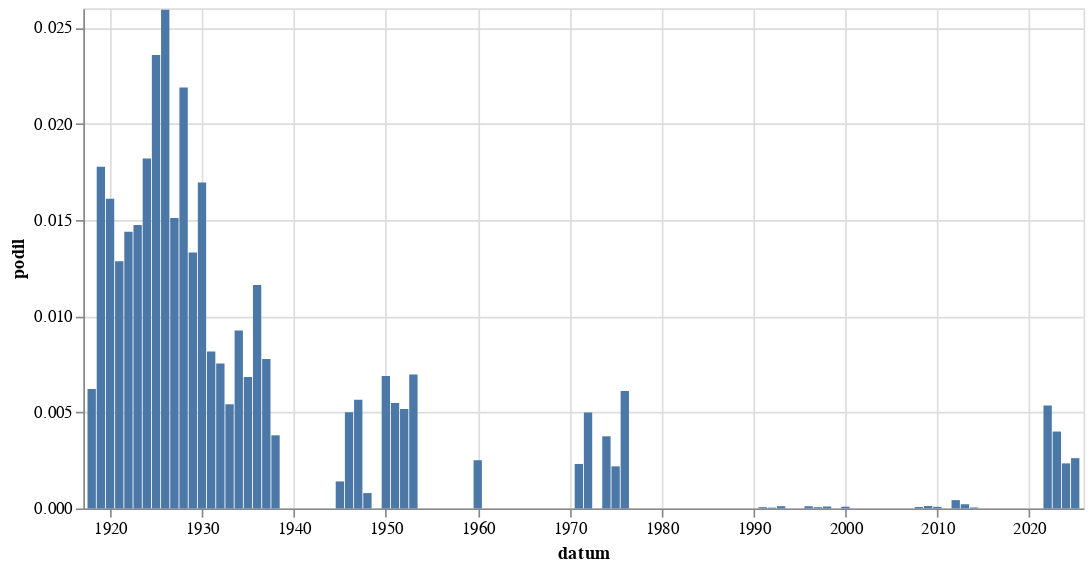

Notebook source saved alongside this figure:
### Code cell
alt.Chart(
    hledej(" [Dd]rahot[auoě]").to_pandas(),
    width = 600
).mark_bar(
).encode(
    alt.X('datum:T'),
    alt.Y('podil:Q')
)

### Figure 1 — Vega-Lite specification as saved in the notebook (floating-point values rounded to 4 significant figures)
{"config": {"view": {"continuousWidth": 300, "continuousHeight": 300}}, "data": {"name": "data-a8c2166bb05780c8f2824883d2082983"}, "mark": {"type": "bar"}, "encoding": {"x": {"field": "datum", "type": "temporal"}, "y": {"field": "podil", "type": "quantitative"}}, "width": 600, "$schema": "https://vega.github.io/schema/vega-lite/v5.8.0.json", "datasets": {"data-a8c2166bb05780c8f2824883d2082983": [{"datum": "1918-01-01T00:00:00", "text": 4, "text_right": 644, "podil": 0.006211, "co": " [Dd]rahot[auoě]"}, {"datum": "1919-01-01T00:00:00", "text": 70, "text_right": 3941, "podil": 0.01776, "co": " [Dd]rahot[auoě]"}, {"datum": "1920-01-01T00:00:00", "text": 91, "text_right": 5652, "podil": 0.0161, "co": " [Dd]rahot[auoě]"}, {"datum": "1921-01-01T00:00:00", "text": 100, "text_right": 7785, "podil": 0.01285, "co": " [Dd]rahot[auoě]"}, {"datum": "1922-01-01T00:00:00", "text": 109, "text_right": 7576, "podil": 0.01439, "co": " [Dd]rahot[auoě]"}, {"datum": "1923-01-01T00:00:00", "text": 77, "text_right": 5225, "podil": 0.01474, "co": " [Dd]rahot[auoě]"}, {"datum": "1924-01-01T00:00:00", "text": 102, "text_right": 5605, "podil": 0.0182, "co": " [Dd]rahot[auoě]"}, {"datum": "1925-01-01T00:00:00", "text": 107, "text_right": 4539, "podil": 0.02357, "co": " [Dd]rahot[auoě]"}, {"datum": "1926-01-01T00:00:00", "text": 184, "text_right": 7098, "podil": 0.02592, "co": " [Dd]rahot[auoě]"}, {"datum": "1927-01-01T00:00:00", "text": 93, "text_right": 6160, "podil": 0.0151, "co": " [Dd]rahot[auoě]"}, {"datum": "1928-01-01T00:00:00", "text": 130, "text_right": 5940, "podil": 0.02189, "co": " [Dd]rahot[auoě]"}, {"datum": "1929-01-01T00:00:00", "text": 49, "text_right": 3684, "podil": 0.0133, "co": " [Dd]rahot[auoě]"}, {"datum": "1930-01-01T00:00:00", "text": 126, "text_right": 7437, "podil": 0.01694, "co": " [Dd]rahot[auoě]"}, {"datum": "1931-01-01T00:00:00", "text": 49, "text_right": 6002, "podil": 0.008164, "co": " [Dd]rahot[auoě]"}, {"datum": "1932-01-01T00:00:00", "text": 27, "text_right": 3586, "podil": 0.007529, "co": " [Dd]rahot[auoě]"}, {"datum": "1933-01-01T00:00:00", "text": 22, "text_right": 4059, "podil": 0.00542, "co": " [Dd]rahot[auoě]"}, {"datum": "1934-01-01T00:00:00", "text": 30, "text_right": 3242, "podil": 0.009254, "co": " [Dd]rahot[auoě]"}, {"datum": "1935-01-01T00:00:00", "text": 22, "text_right": 3220, "podil": 0.006832, "co": " [Dd]rahot[auoě]"}, {"datum": "1936-01-01T00:00:00", "text": 39, "text_right": 3359, "podil": 0.01161, "co": " [Dd]rahot[auoě]"}, {"datum": "1937-01-01T00:00:00", "text": 24, "text_right": 3087, "podil": 0.007775, "co": " [Dd]rahot[auoě]"}, {"datum": "1938-01-01T00:00:00", "text": 6, "text_right": 1578, "podil": 0.003802, "co": " [Dd]rahot[auoě]"}, {"datum": "1945-01-01T00:00:00", "text": 1, "text_right": 712, "podil": 0.001404, "co": " [Dd]rahot[auoě]"}, {"datum": "1946-01-01T00:00:00", "text": 14, "text_right": 2802, "podil": 0.004996, "co": " [Dd]rahot[auoě]"}, {"datum": "1947-01-01T00:00:00", "text": 14, "text_right": 2480, "podil": 0.005645, "co": " [Dd]rahot[auoě]"}, {"datum": "1948-01-01T00:00:00", "text": 2, "text_right": 2504, "podil": 0.0007987, "co": " [Dd]rahot[auoě]"}, {"datum": "1950-01-01T00:00:00", "text": 3, "text_right": 436, "podil": 0.006881, "co": " [Dd]rahot[auoě]"}, {"datum": "1951-01-01T00:00:00", "text": 2, "text_right": 365, "podil": 0.005479, "co": " [Dd]rahot[auoě]"}, {"datum": "1952-01-01T00:00:00", "text": 2, "text_right": 387, "podil": 0.005168, "co": " [Dd]rahot[auoě]"}, {"datum": "1953-01-01T00:00:00", "text": 2, "text_right": 287, "podil": 0.006969, "co": " [Dd]rahot[auoě]"}, {"datum": "1960-01-01T00:00:00", "text": 1, "text_right": 399, "podil": 0.002506, "co": " [Dd]rahot[auoě]"}, {"datum": "1971-01-01T00:00:00", "text": 2, "text_right": 865, "podil": 0.002312, "co": " [Dd]rahot[auoě]"}, {"datum": "1972-01-01T00:00:00", "text": 3, "text_right": 601, "podil": 0.004992, "co": " [Dd]rahot[auoě]"}, {"datum": "1974-01-01T00:00:00", "text": 3, "text_right": 800, "podil": 0.00375, "co": " [Dd]rahot[auoě]"}, {"datum": "1975-01-01T00:00:00", "text": 2, "text_right": 914, "podil": 0.002188, "co": " [Dd]rahot[auoě]"}, {"datum": "1976-01-01T00:00:00", "text": 4, "text_right": 655, "podil": 0.006107, "co": " [Dd]rahot[auoě]"}, {"datum": "1991-01-01T00:00:00", "text": 2, "text_right": 30847, "podil": 6.484e-05, "co": " [Dd]rahot[auoě]"}, {"datum": "1992-01-01T00:00:00", "text": 1, "text_right": 24848, "podil": 4.024e-05, "co": " [Dd]rahot[auoě]"}, {"datum": "1993-01-01T00:00:00", "text": 1, "text_right": 8560, "podil": 0.0001168, "co": " [Dd]rahot[auoě]"}, {"datum": "1996-01-01T00:00:00", "text": 1, "text_right": 8828, "podil": 0.0001133, "co": " [Dd]rahot[auoě]"}, {"datum": "1997-01-01T00:00:00", "text": 1, "text_right": 15501, "podil": 6.451e-05, "co": " [Dd]rahot[auoě]"}, {"datum": "1998-01-01T00:00:00", "text": 1, "text_right": 10004, "podil": 9.996e-05, "co": " [Dd]rahot[auoě]"}, {"datum": "2000-01-01T00:00:00", "text": 2, "text_right": 22126, "podil": 9.039e-05, "co": " [Dd]rahot[auoě]"}, {"datum": "2008-01-01T00:00:00", "text": 1, "text_right": 13283, "podil": 7.528e-05, "co": " [Dd]rahot[auoě]"}, {"datum": "2009-01-01T00:00:00", "text": 2, "text_right": 15826, "podil": 0.0001264, "co": " [Dd]rahot[auoě]"}, {"datum": "2010-01-01T00:00:00", "text": 1, "text_right": 12210, "podil": 8.19e-05, "co": " [Dd]rahot[auoě]"}, {"datum": "2012-01-01T00:00:00", "text": 6, "text_right": 13916, "podil": 0.0004312, "co": " [Dd]rahot[auoě]"}, {"datum": "2013-01-01T00:00:00", "text": 2, "text_right": 9166, "podil": 0.0002182, "co": " [Dd]rahot[auoě]"}, {"datum": "2014-01-01T00:00:00", "text": 1, "text_right": 20014, "podil": 4.997e-05, "co": " [Dd]rahot[auoě]"}, {"datum": "2022-01-01T00:00:00", "text": 106, "text_right": 19803, "podil": 0.005353, "co": " [Dd]rahot[auoě]"}, {"datum": "2023-01-01T00:00:00", "text": 93, "text_right": 23266, "podil": 0.003997, "co": " [Dd]rahot[auoě]"}, {"datum": "2024-01-01T00:00:00", "text": 53, "text_right": 22624, "podil": 0.002343, "co": " [Dd]rahot[auoě]"}, {"datum": "2025-01-01T00:00:00", "text": 25, "text_right": 9563, "podil": 0.002614, "co": " [Dd]rahot[auoě]"}]}}
